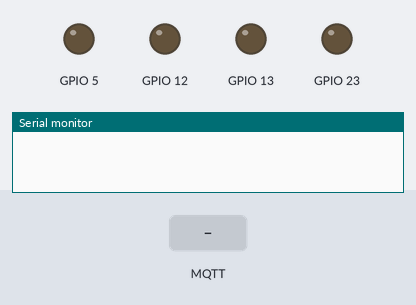
Bench run of a program on a simulated ESP32. Parts: output pins drawn as LEDs (lit = HIGH), the last lines printed to the serial monitor. The inputs (shaded band) are chosen by the test bench. WiFi joins after 1.5 s; servers stay silent unless stated; no MQTT or app messages arrive unless stated.

Above: at 0.0 s.
At 3.7 s:
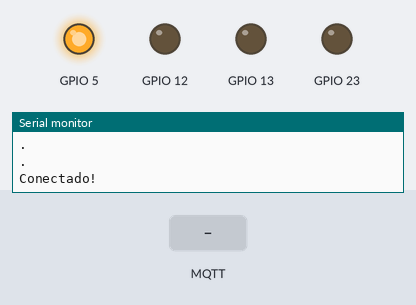
3.8 s: MQTT message "1" arrives on the first subscribed topic
Timing chart, 0 to 6.8 s (numbered marks = the images above; inputs shaded):
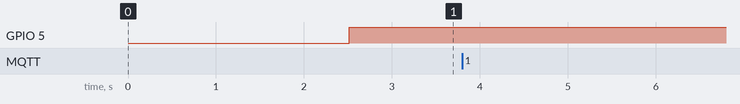

The program:

main.cpp
```cpp
#include <carrinho.hpp>//carrinho deve vir primeiro
#include <PubSubClient.h>
#include <WiFi.h>

Carrinho carrinho;
const char* ssid = "";
const char* senha = "";

const char* servidorMQTT = "";
int port = 1883;

WiFiClient wifiClient;
PubSubClient client(wifiClient);

void callback(char *topic, byte *payload, unsigned int length);
void configurarServidorMQTT();
void reconnectMQTT();
void conectarWiFi();
void configurarCarrinho();

void setup() {
  Serial.begin(9600);
  delay(1000);
  conectarWiFi();
  configurarServidorMQTT();
  configurarCarrinho();
}

void loop() {
  reconnectMQTT();
  carrinho.run();
  delay(50);
}

void callback(char *topic, byte *payload, unsigned int length) {
  Serial.print("Payload recebido: ");
  Serial.println(*payload);
  if (strcmp(topic, "carrinho/controle/velocidade_max")) {
    short v = *payload;
    carrinho.setVelocidadeMax(v);
  }
  if (strcmp(topic, "carrinho/controle/direcao_e_parada")) {
    carrinho.setComando((char)*payload);
  }
}

void configurarServidorMQTT() {
  client.setServer(servidorMQTT, port);
  client.setCallback(callback);
}

void reconnectMQTT() {
  static unsigned long antes = millis();
  if (!client.connected()) {
    if ((millis() - antes) > 1000UL) {
      if (client.connect("carrinhoClient")) {
        client.subscribe("carrinho/controle/velocidade_max");
        client.subscribe("carrinho/controle/direcao_e_parada");
      }
    }
  } else {
    client.loop();
  }
}

void conectarWiFi() {
  WiFi.begin(ssid, senha);
  Serial.print("Conectando a rede WiFi ");
  Serial.println(ssid);
  while(WiFi.status() != WL_CONNECTED) {
    Serial.println(".");
  }
  Serial.println("Conectado!");
}

void configurarCarrinho() {
  Motores mA(5, 23);
  Motores mB(12, 13);
  carrinho.setMotorA(mA);
  carrinho.setMotorB(mB);
  carrinho.setupMotores();
}
```
